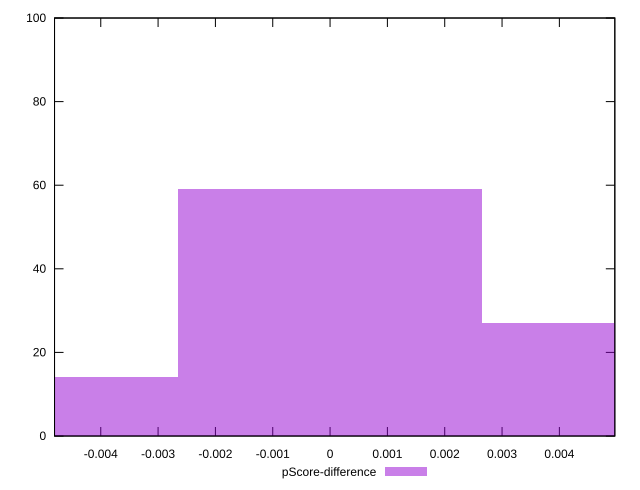

Generate this figure with gnuplot:
reset

$pScoreDifference <<EOF
0.005314717643351437 27
0 59
-0.005314717643351437 14
EOF

set key outside below
set boxwidth 0.005314717643351437
set xrange [-0.004806349845734581:0.00496718683934283]
set yrange [0:100]
set trange [0:100]
set style fill transparent solid 0.5 noborder
set terminal svg size 640, 490 enhanced background rgb 'white'
set output "report_00009_2021-02-08T22-37-41.559Z/first-meaningful-paint/samples/pages+cached+noadtech/pScore-difference/histogram.svg"

plot $pScoreDifference title "pScore-difference" with boxes

reset
